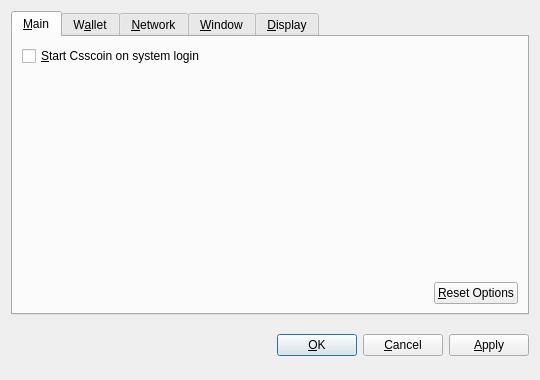
<?xml version="1.0" encoding="UTF-8"?>
<ui version="4.0">
 <class>OptionsDialog</class>
 <widget class="QDialog" name="OptionsDialog">
  <property name="geometry">
   <rect>
    <x>0</x>
    <y>0</y>
    <width>540</width>
    <height>380</height>
   </rect>
  </property>
  <property name="windowTitle">
   <string>Options</string>
  </property>
  <property name="modal">
   <bool>true</bool>
  </property>
  <layout class="QVBoxLayout" name="verticalLayout">
   <item>
    <widget class="QTabWidget" name="tabWidget">
     <property name="tabPosition">
      <enum>QTabWidget::North</enum>
     </property>
     <property name="currentIndex">
      <number>0</number>
     </property>
     <widget class="QWidget" name="tabMain">
      <attribute name="title">
       <string>&amp;Main</string>
      </attribute>
      <layout class="QVBoxLayout" name="verticalLayout_Main">
       <item>
        <widget class="QCheckBox" name="bitcoinAtStartup">
         <property name="toolTip">
          <string>Automatically start Csscoin after logging in to the system.</string>
         </property>
         <property name="text">
          <string>&amp;Start Csscoin on system login</string>
         </property>
        </widget>
       </item>
       <item>
        <spacer name="verticalSpacer_Main">
         <property name="orientation">
          <enum>Qt::Vertical</enum>
         </property>
         <property name="sizeHint" stdset="0">
          <size>
           <width>20</width>
           <height>40</height>
          </size>
         </property>
        </spacer>
       </item>
       <item>
        <layout class="QHBoxLayout" name="horizontalLayout_2_Main">
         <item>
          <spacer name="horizontalSpacer_2_Main">
           <property name="orientation">
            <enum>Qt::Horizontal</enum>
           </property>
           <property name="sizeHint" stdset="0">
            <size>
             <width>40</width>
             <height>20</height>
            </size>
           </property>
          </spacer>
         </item>
         <item>
          <widget class="QPushButton" name="resetButton">
           <property name="toolTip">
            <string>Reset all client options to default.</string>
           </property>
           <property name="text">
            <string>&amp;Reset Options</string>
           </property>
           <property name="autoDefault">
            <bool>false</bool>
           </property>
          </widget>
         </item>
        </layout>
       </item>
      </layout>
     </widget>
     <widget class="QWidget" name="tabWallet">
      <attribute name="title">
       <string>W&amp;allet</string>
      </attribute>
      <layout class="QVBoxLayout" name="verticalLayout_Network">
       <item>
        <widget class="QLabel" name="transactionFeeInfoLabel">
         <property name="text">
          <string>Optional transaction fee per kB that helps make sure your transactions are processed quickly. Most transactions are 1 kB.</string>
         </property>
         <property name="textFormat">
          <enum>Qt::PlainText</enum>
         </property>
         <property name="wordWrap">
          <bool>true</bool>
         </property>
        </widget>
       </item>
       <item>
        <layout class="QHBoxLayout" name="horizontalLayout_1_Main">
         <item>
          <widget class="QLabel" name="transactionFeeLabel">
           <property name="text">
            <string>Pay transaction &amp;fee</string>
           </property>
           <property name="textFormat">
            <enum>Qt::PlainText</enum>
           </property>
           <property name="buddy">
            <cstring>transactionFee</cstring>
           </property>
          </widget>
         </item>
         <item>
          <widget class="BitcoinAmountField" name="transactionFee"/>
         </item>
         <item>
          <spacer name="horizontalSpacer_1_Main">
           <property name="orientation">
            <enum>Qt::Horizontal</enum>
           </property>
           <property name="sizeHint" stdset="0">
            <size>
             <width>40</width>
             <height>20</height>
            </size>
           </property>
          </spacer>
         </item>
        </layout>
       </item>
       <item>
        <widget class="QLabel" name="label">
         <property name="text">
          <string>If you disable the spending of unconfirmed change, the change from a transaction cannot be used until that transaction has at least one confirmation. This also affects how your balance is computed.</string>
         </property>
         <property name="wordWrap">
          <bool>true</bool>
         </property>
        </widget>
       </item>
       <item>
        <widget class="QCheckBox" name="spendZeroConfChange">
         <property name="text">
          <string>Spend unconfirmed change  (experts only)</string>
         </property>
        </widget>
       </item>
       <item>
        <spacer name="verticalSpacer">
         <property name="orientation">
          <enum>Qt::Vertical</enum>
         </property>
         <property name="sizeHint" stdset="0">
          <size>
           <width>20</width>
           <height>40</height>
          </size>
         </property>
        </spacer>
       </item>
      </layout>
     </widget>
     <widget class="QWidget" name="tabNetwork">
      <attribute name="title">
       <string>&amp;Network</string>
      </attribute>
      <layout class="QVBoxLayout" name="verticalLayout_Network">
       <item>
        <widget class="QCheckBox" name="mapPortUpnp">
         <property name="toolTip">
          <string>Automatically open the Csscoin client port on the router. This only works when your router supports UPnP and it is enabled.</string>
         </property>
         <property name="text">
          <string>Map port using &amp;UPnP</string>
         </property>
        </widget>
       </item>
       <item>
        <widget class="QCheckBox" name="connectSocks">
         <property name="toolTip">
          <string>Connect to the Csscoin network through a SOCKS proxy (e.g. when connecting through Tor).</string>
         </property>
         <property name="text">
          <string>&amp;Connect through SOCKS proxy:</string>
         </property>
        </widget>
       </item>
       <item>
        <layout class="QHBoxLayout" name="horizontalLayout_Network">
         <item>
          <widget class="QLabel" name="proxyIpLabel">
           <property name="text">
            <string>Proxy &amp;IP:</string>
           </property>
           <property name="textFormat">
            <enum>Qt::PlainText</enum>
           </property>
           <property name="buddy">
            <cstring>proxyIp</cstring>
           </property>
          </widget>
         </item>
         <item>
          <widget class="QValidatedLineEdit" name="proxyIp">
           <property name="maximumSize">
            <size>
             <width>140</width>
             <height>16777215</height>
            </size>
           </property>
           <property name="toolTip">
            <string>IP address of the proxy (e.g. 127.0.0.1)</string>
           </property>
          </widget>
         </item>
         <item>
          <widget class="QLabel" name="proxyPortLabel">
           <property name="text">
            <string>&amp;Port:</string>
           </property>
           <property name="textFormat">
            <enum>Qt::PlainText</enum>
           </property>
           <property name="buddy">
            <cstring>proxyPort</cstring>
           </property>
          </widget>
         </item>
         <item>
          <widget class="QLineEdit" name="proxyPort">
           <property name="maximumSize">
            <size>
             <width>55</width>
             <height>16777215</height>
            </size>
           </property>
           <property name="toolTip">
            <string>Port of the proxy (e.g. 9050)</string>
           </property>
          </widget>
         </item>
         <item>
          <widget class="QLabel" name="socksVersionLabel">
           <property name="text">
            <string>SOCKS &amp;Version:</string>
           </property>
           <property name="textFormat">
            <enum>Qt::PlainText</enum>
           </property>
           <property name="buddy">
            <cstring>socksVersion</cstring>
           </property>
          </widget>
         </item>
         <item>
          <widget class="QValueComboBox" name="socksVersion">
           <property name="toolTip">
            <string>SOCKS version of the proxy (e.g. 5)</string>
           </property>
          </widget>
         </item>
         <item>
          <spacer name="horizontalSpacer_Network">
           <property name="orientation">
            <enum>Qt::Horizontal</enum>
           </property>
           <property name="sizeHint" stdset="0">
            <size>
             <width>40</width>
             <height>20</height>
            </size>
           </property>
          </spacer>
         </item>
        </layout>
       </item>
       <item>
        <spacer name="verticalSpacer_Network">
         <property name="orientation">
          <enum>Qt::Vertical</enum>
         </property>
         <property name="sizeHint" stdset="0">
          <size>
           <width>20</width>
           <height>40</height>
          </size>
         </property>
        </spacer>
       </item>
      </layout>
     </widget>
     <widget class="QWidget" name="tabWindow">
      <attribute name="title">
       <string>&amp;Window</string>
      </attribute>
      <layout class="QVBoxLayout" name="verticalLayout_Window">
       <item>
        <widget class="QCheckBox" name="minimizeToTray">
         <property name="toolTip">
          <string>Show only a tray icon after minimizing the window.</string>
         </property>
         <property name="text">
          <string>&amp;Minimize to the tray instead of the taskbar</string>
         </property>
        </widget>
       </item>
       <item>
        <widget class="QCheckBox" name="minimizeOnClose">
         <property name="toolTip">
          <string>Minimize instead of exit the application when the window is closed. When this option is enabled, the application will be closed only after selecting Quit in the menu.</string>
         </property>
         <property name="text">
          <string>M&amp;inimize on close</string>
         </property>
        </widget>
       </item>
       <item>
        <spacer name="verticalSpacer_Window">
         <property name="orientation">
          <enum>Qt::Vertical</enum>
         </property>
         <property name="sizeHint" stdset="0">
          <size>
           <width>20</width>
           <height>40</height>
          </size>
         </property>
        </spacer>
       </item>
      </layout>
     </widget>
     <widget class="QWidget" name="tabDisplay">
      <attribute name="title">
       <string>&amp;Display</string>
      </attribute>
      <layout class="QVBoxLayout" name="verticalLayout_Display">
       <item>
        <layout class="QHBoxLayout" name="horizontalLayout_1_Display">
         <item>
          <widget class="QLabel" name="langLabel">
           <property name="text">
            <string>User Interface &amp;language:</string>
           </property>
           <property name="textFormat">
            <enum>Qt::PlainText</enum>
           </property>
           <property name="buddy">
            <cstring>lang</cstring>
           </property>
          </widget>
         </item>
         <item>
          <widget class="QValueComboBox" name="lang">
           <property name="toolTip">
            <string>The user interface language can be set here. This setting will take effect after restarting Csscoin.</string>
           </property>
          </widget>
         </item>
        </layout>
       </item>
       <item>
        <layout class="QHBoxLayout" name="horizontalLayout_2_Display">
         <item>
          <widget class="QLabel" name="unitLabel">
           <property name="text">
            <string>&amp;Unit to show amounts in:</string>
           </property>
           <property name="textFormat">
            <enum>Qt::PlainText</enum>
           </property>
           <property name="buddy">
            <cstring>unit</cstring>
           </property>
          </widget>
         </item>
         <item>
          <widget class="QValueComboBox" name="unit">
           <property name="toolTip">
            <string>Choose the default subdivision unit to show in the interface and when sending coins.</string>
           </property>
          </widget>
         </item>
        </layout>
       </item>
       <item>
        <widget class="QCheckBox" name="displayAddresses">
         <property name="toolTip">
          <string>Whether to show Csscoin addresses in the transaction list or not.</string>
         </property>
         <property name="text">
          <string>&amp;Display addresses in transaction list</string>
         </property>
        </widget>
       </item>
       <item>
        <widget class="QCheckBox" name="coinControlFeatures">
         <property name="toolTip">
          <string>Whether to show coin control features or not.</string>
         </property>
         <property name="text">
          <string>Display coin &amp;control features (experts only!)</string>
         </property>
        </widget>
       </item>
       <item>
        <spacer name="verticalSpacer_Display">
         <property name="orientation">
          <enum>Qt::Vertical</enum>
         </property>
         <property name="sizeHint" stdset="0">
          <size>
           <width>20</width>
           <height>40</height>
          </size>
         </property>
        </spacer>
       </item>
      </layout>
     </widget>
    </widget>
   </item>
   <item>
    <layout class="QHBoxLayout" name="horizontalLayout_Buttons">
     <item>
      <spacer name="horizontalSpacer_1">
       <property name="orientation">
        <enum>Qt::Horizontal</enum>
       </property>
       <property name="sizeHint" stdset="0">
        <size>
         <width>40</width>
         <height>48</height>
        </size>
       </property>
      </spacer>
     </item>
     <item>
      <widget class="QLabel" name="statusLabel">
       <property name="font">
        <font>
         <weight>75</weight>
         <bold>true</bold>
        </font>
       </property>
       <property name="text">
        <string/>
       </property>
       <property name="textFormat">
        <enum>Qt::PlainText</enum>
       </property>
       <property name="wordWrap">
        <bool>true</bool>
       </property>
      </widget>
     </item>
     <item>
      <spacer name="horizontalSpacer_2">
       <property name="orientation">
        <enum>Qt::Horizontal</enum>
       </property>
       <property name="sizeHint" stdset="0">
        <size>
         <width>40</width>
         <height>48</height>
        </size>
       </property>
      </spacer>
     </item>
     <item>
      <widget class="QPushButton" name="okButton">
       <property name="text">
        <string>&amp;OK</string>
       </property>
      </widget>
     </item>
     <item>
      <widget class="QPushButton" name="cancelButton">
       <property name="text">
        <string>&amp;Cancel</string>
       </property>
       <property name="autoDefault">
        <bool>false</bool>
       </property>
      </widget>
     </item>
     <item>
      <widget class="QPushButton" name="applyButton">
       <property name="text">
        <string>&amp;Apply</string>
       </property>
       <property name="autoDefault">
        <bool>false</bool>
       </property>
      </widget>
     </item>
    </layout>
   </item>
  </layout>
 </widget>
 <customwidgets>
  <customwidget>
   <class>BitcoinAmountField</class>
   <extends>QSpinBox</extends>
   <header>bitcoinamountfield.h</header>
  </customwidget>
  <customwidget>
   <class>QValueComboBox</class>
   <extends>QComboBox</extends>
   <header>qvaluecombobox.h</header>
  </customwidget>
  <customwidget>
   <class>QValidatedLineEdit</class>
   <extends>QLineEdit</extends>
   <header>qvalidatedlineedit.h</header>
  </customwidget>
 </customwidgets>
 <resources/>
 <connections/>
</ui>
